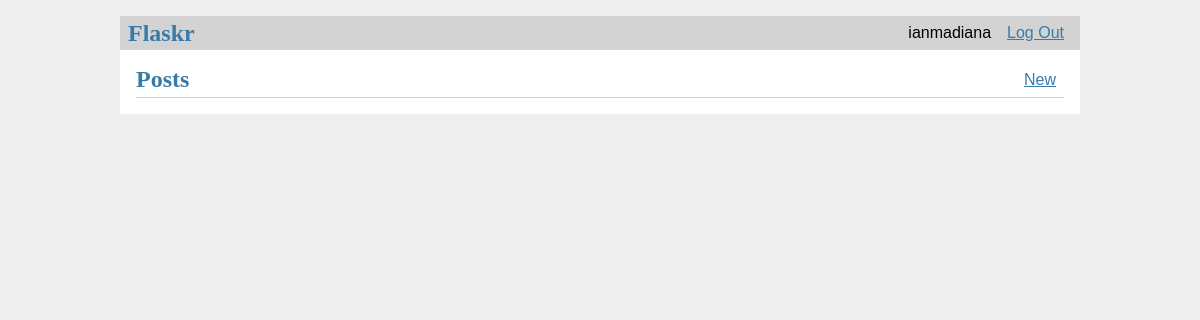
Page / (signed in) on the earlier database version.
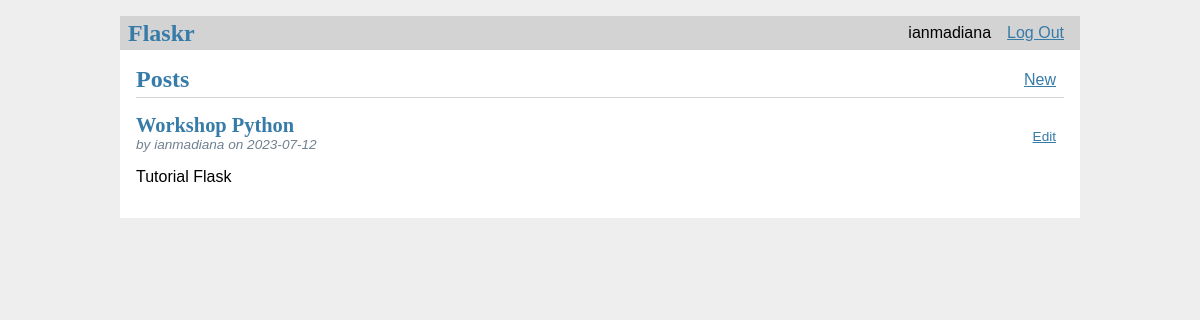
Same page on the later database version.
### tables this page shows
CREATE TABLE user (
  id INTEGER PRIMARY KEY AUTOINCREMENT,
  username TEXT UNIQUE NOT NULL,
  password TEXT NOT NULL
);

CREATE TABLE post (
  id INTEGER PRIMARY KEY AUTOINCREMENT,
  author_id INTEGER NOT NULL,
  created TIMESTAMP NOT NULL DEFAULT CURRENT_TIMESTAMP,
  title TEXT NOT NULL,
  body TEXT NOT NULL,
  FOREIGN KEY (author_id) REFERENCES user (id)
);

### flaskr/blog.py (the view)
@bp.route('/')
def index():
    db = get_db()
    posts = db.execute(
        'SELECT p.id, title, body, created, author_id, username'
        ' FROM post p JOIN user u ON p.author_id = u.id'
        ' ORDER BY created DESC'
    ).fetchall()
    return render_template('blog/index.html', posts=posts)

### flaskr/auth.py (called while the page is built)
@bp.before_app_request
def load_logged_in_user():
    user_id = session.get('user_id')
    if user_id is None:
        g.user = None
    else:
        g.user = get_db().execute(
            'SELECT * FROM user WHERE id = ?', (user_id,)
        ).fetchone()

### flaskr/db.py (called while the page is built)
def get_db():
    if 'db' not in g:
        g.db = sqlite3.connect(
            current_app.config['DATABASE'],
            detect_types=sqlite3.PARSE_DECLTYPES
        )
        g.db.row_factory = sqlite3.Row
    return g.db

### flaskr/templates/blog/index.html (shortened to what this page needs)
{% extends 'base.html' %}
{% block header %}
  <h1>{% block title %}Posts{% endblock %}</h1>
  {% if g.user %}
    <a class="action" href="{{ url_for('blog.create') }}">New</a>
  {% endif %}
{% endblock %}
{% block content %}
  {% for post in posts %}
    <article class="post">
      <header>
        <div>
          <h1>{{ post['title'] }}</h1>
          <div class="about">by {{ post['username'] }} on {{ post['created'].strftime('%Y-%m-%d') }}</div>
        </div>
        {% if g.user['id'] == post['author_id'] %}
          <a class="action" href="{{ url_for('blog.update', id=post['id']) }}">Edit</a>
        {% endif %}
      </header>
      <p class="body">{{ post['body'] }}</p>
    </article>
  {% endfor %}
{% endblock %}

### flaskr/templates/base.html (shortened to what this page needs)
<!doctype html>
<link rel="stylesheet" href="{{ url_for('static', filename='style.css') }}">
<nav>
  <h1>Flaskr</h1>
  <ul>
    {% if g.user %}
      <li><span>{{ g.user['username'] }}</span>
      <li><a href="{{ url_for('auth.logout') }}">Log Out</a>
    {% else %}
      <li><a href="{{ url_for('auth.register') }}">Register</a>
      <li><a href="{{ url_for('auth.login') }}">Log In</a>
    {% endif %}
  </ul>
</nav>
<section class="content">
  <header>
    {% block header %}{% endblock %}
  </header>
  {% block content %}{% endblock %}
</section>

### flaskr/static/style.css (style rules this page uses)
h1, h2, h3, h4, h5, h6 { font-family: serif; color: #377ba8; margin: 1rem 0; }
a { color: #377ba8; }
nav { background: lightgray; display: flex; align-items: center; padding: 0 0.5rem; }
nav h1 { flex: auto; margin: 0; }
nav ul { display: flex; list-style: none; margin: 0; padding: 0; }
nav ul li a, nav ul li span, header .action { display: block; padding: 0.5rem; }
.content { padding: 0 1rem 1rem; }
.content > header { border-bottom: 1px solid lightgray; display: flex; align-items: flex-end; }
.content > header h1 { flex: auto; margin: 1rem 0 0.25rem 0; }
.post > header { display: flex; align-items: flex-end; font-size: 0.85em; }
.post > header > div:first-of-type { flex: auto; }
.post > header h1 { font-size: 1.5em; margin-bottom: 0; }
.post .about { color: slategray; font-style: italic; }
.post .body { white-space: pre-line; }
.content:last-child { margin-bottom: 0; }

Differences in the rows shown:
added post: title "Workshop Python", username "ianmadiana", created "2023-07-12", body "Tutorial Flask"
